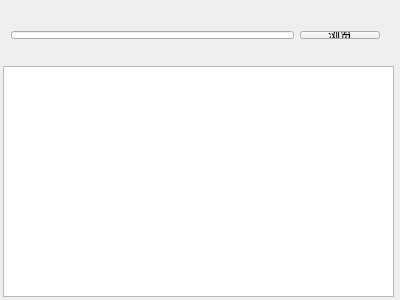
<?xml version="1.0" encoding="UTF-8"?>
<ui version="4.0">
 <class>Widget</class>
 <widget class="QWidget" name="Widget">
  <property name="geometry">
   <rect>
    <x>0</x>
    <y>0</y>
    <width>400</width>
    <height>300</height>
   </rect>
  </property>
  <property name="windowTitle">
   <string>Widget</string>
  </property>
  <widget class="QPlainTextEdit" name="plainTextEdit">
   <property name="geometry">
    <rect>
     <x>3</x>
     <y>66</y>
     <width>391</width>
     <height>231</height>
    </rect>
   </property>
  </widget>
  <widget class="QWidget" name="widget" native="true">
   <property name="geometry">
    <rect>
     <x>10</x>
     <y>0</y>
     <width>391</width>
     <height>81</height>
    </rect>
   </property>
   <widget class="QWidget" name="">
    <property name="geometry">
     <rect>
      <x>-10</x>
      <y>20</y>
      <width>391</width>
      <height>30</height>
     </rect>
    </property>
    <layout class="QHBoxLayout" name="horizontalLayout">
     <item>
      <widget class="QLineEdit" name="lineEdit"/>
     </item>
     <item>
      <widget class="QPushButton" name="pushButton">
       <property name="text">
        <string>浏览</string>
       </property>
      </widget>
     </item>
    </layout>
   </widget>
  </widget>
  <zorder>plainTextEdit</zorder>
  <zorder>widget</zorder>
  <zorder>lineEdit</zorder>
 </widget>
 <layoutdefault spacing="6" margin="11"/>
 <resources/>
 <connections/>
</ui>
